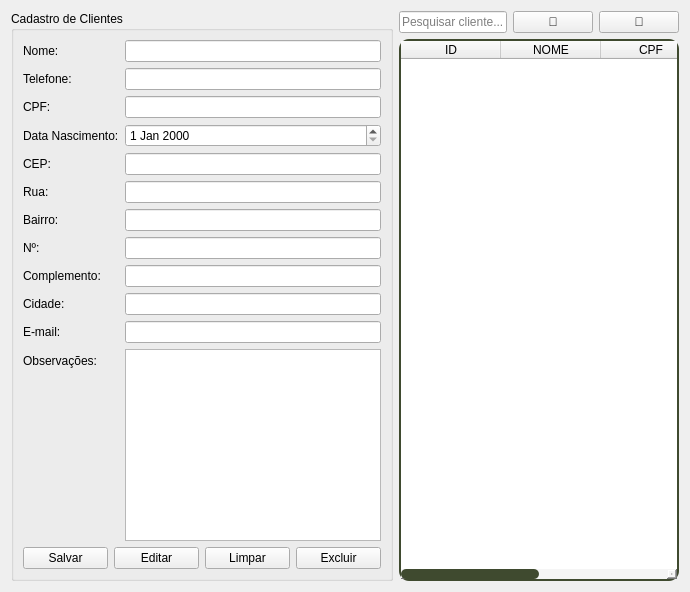
      <widget class="QWidget" name="pageClientes">
       <layout class="QHBoxLayout">
        <item>
         <widget class="QGroupBox" name="groupBoxClientes">
          <property name="title">
           <string>Cadastro de Clientes</string>
          </property>
          <layout class="QVBoxLayout">
           <item>
            <layout class="QFormLayout">
             <item row="0" column="0">
              <widget class="QLabel" name="label">
               <property name="text">
                <string>Nome:</string>
               </property>
              </widget>
             </item>
             <item row="0" column="1">
              <widget class="QLineEdit" name="txt_nome"/>
             </item>
             <item row="1" column="0">
              <widget class="QLabel" name="label">
               <property name="text">
                <string>Telefone:</string>
               </property>
              </widget>
             </item>
             <item row="1" column="1">
              <widget class="QLineEdit" name="txt_telefone"/>
             </item>
             <item row="2" column="0">
              <widget class="QLabel" name="label">
               <property name="text">
                <string>CPF:</string>
               </property>
              </widget>
             </item>
             <item row="2" column="1">
              <widget class="QLineEdit" name="txt_cpf"/>
             </item>
             <item row="3" column="0">
              <widget class="QLabel" name="label">
               <property name="text">
                <string>Data Nascimento:</string>
               </property>
              </widget>
             </item>
             <item row="3" column="1">
              <widget class="QDateEdit" name="dateEditNascimento"/>
             </item>
             <item row="4" column="0">
              <widget class="QLabel" name="label">
               <property name="text">
                <string>CEP:</string>
               </property>
              </widget>
             </item>
             <item row="4" column="1">
              <widget class="QLineEdit" name="txt_cep"/>
             </item>
             <item row="5" column="0">
              <widget class="QLabel" name="label">
               <property name="text">
                <string>Rua:</string>
               </property>
              </widget>
             </item>
             <item row="5" column="1">
              <widget class="QLineEdit" name="txt_rua"/>
             </item>
             <item row="6" column="0">
              <widget class="QLabel" name="label">
               <property name="text">
                <string>Bairro:</string>
               </property>
              </widget>
             </item>
             <item row="6" column="1">
              <widget class="QLineEdit" name="txt_bairro"/>
             </item>
             <item row="7" column="0">
              <widget class="QLabel" name="label">
               <property name="text">
                <string>Nº:</string>
               </property>
              </widget>
             </item>
             <item row="7" column="1">
              <widget class="QLineEdit" name="txt_n"/>
             </item>
             <item row="8" column="0">
              <widget class="QLabel" name="label">
               <property name="text">
                <string>Complemento:</string>
               </property>
              </widget>
             </item>
             <item row="8" column="1">
              <widget class="QLineEdit" name="txt_complemento"/>
             </item>
             <item row="9" column="0">
              <widget class="QLabel" name="label">
               <property name="text">
                <string>Cidade:</string>
               </property>
              </widget>
             </item>
             <item row="9" column="1">
              <widget class="QLineEdit" name="txt_cidade"/>
             </item>
             <item row="10" column="0">
              <widget class="QLabel" name="label">
               <property name="text">
                <string>E-mail:</string>
               </property>
              </widget>
             </item>
             <item row="10" column="1">
              <widget class="QLineEdit" name="txt_email"/>
             </item>
             <item row="11" column="0">
              <widget class="QLabel" name="label">
               <property name="text">
                <string>Observações:</string>
               </property>
              </widget>
             </item>
             <item row="11" column="1">
              <widget class="QTextEdit" name="txt_obs"/>
             </item>
            </layout>
           </item>
           <item>
            <layout class="QHBoxLayout">
             <item>
              <widget class="QPushButton" name="btn_salvar">
               <property name="text">
                <string>Salvar</string>
               </property>
              </widget>
             </item>
             <item>
              <widget class="QPushButton" name="btn_editar">
               <property name="text">
                <string>Editar</string>
               </property>
              </widget>
             </item>
             <item>
              <widget class="QPushButton" name="btn_limpar">
               <property name="text">
                <string>Limpar</string>
               </property>
              </widget>
             </item>
             <item>
              <widget class="QPushButton" name="btn_excluir">
               <property name="text">
                <string>Excluir</string>
               </property>
              </widget>
             </item>
            </layout>
           </item>
          </layout>
         </widget>
        </item>
        <item>
         <layout class="QVBoxLayout">
          <item>
           <layout class="QHBoxLayout">
            <item>
             <widget class="QLineEdit" name="txt_pesquisa">
              <property name="placeholderText">
               <string>Pesquisar cliente...</string>
              </property>
             </widget>
            </item>
            <item>
             <widget class="QPushButton" name="btn_pesquisa">
              <property name="text">
               <string>🔎</string>
              </property>
             </widget>
            </item>
            <item>
             <widget class="QPushButton" name="btn_atualizar">
              <property name="text">
               <string>🔄</string>
              </property>
             </widget>
            </item>
           </layout>
          </item>
          <item>
           <widget class="QTableWidget" name="tableWidgetClientes">
            <property name="styleSheet">
             <string notr="true">QTableWidget#tableWidgetClientes {
    background-color: white;
    gridline-color: #3F4A2F;
    border: 2px solid #3F4A2F;
    border-radius: 10px;
    selection-background-color: #3F4A2F;
    selection-color: #E6D2A2;
    
}

QTableWidget#tableWidgetClientes::item {
    padding: 6px;
}

QTableWidget#tableWidgetClientes::item:selected {
    background-color: #3F4A2F;
    color: #E6D2A2;
}

QTableWidget#tableWidgetClientes QHeaderView::section {
    background-color: #3F4A2F;
    color: #E6D2A2;
    padding: 6px;
    border: none;
    font-weight: bold;
}

QTableWidget#tableWidgetClientes {
    alternate-background-color: #F0F0F0;
}



QScrollBar:vertical {
    background: #F5F5F5;
    width: 10px;
    border-radius: 5px;
}

QScrollBar::handle:vertical {
    background: #3F4A2F;
    border-radius: 5px;
}

QScrollBar::handle:vertical:hover {
    background: #2E3723;
}


QScrollBar:horizontal {
    background: #F5F5F5;
    height: 10px;
    border-radius: 5px;
}

QScrollBar::handle:horizontal {
    background: #3F4A2F;
    border-radius: 5px;
}

QScrollBar::handle:horizontal:hover {
    background: #2E3723;
}</string>
            </property>
            <property name="rowCount">
             <number>0</number>
            </property>
            <property name="columnCount">
             <number>4</number>
            </property>
            <column>
             <property name="text">
              <string>ID</string>
             </property>
            </column>
            <column>
             <property name="text">
              <string>NOME</string>
             </property>
            </column>
            <column>
             <property name="text">
              <string>CPF</string>
             </property>
            </column>
            <column>
             <property name="text">
              <string>TEL</string>
             </property>
            </column>
           </widget>
          </item>
         </layout>
        </item>
       </layout>
      </widget>
